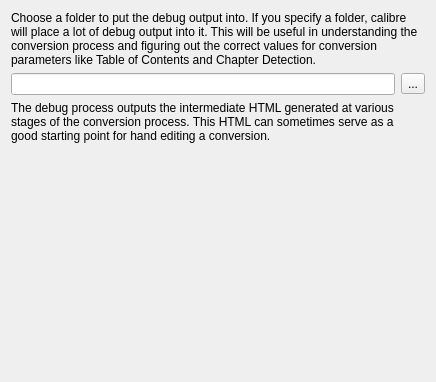
<?xml version="1.0" encoding="UTF-8"?>
<ui version="4.0">
 <class>Form</class>
 <widget class="QWidget" name="Form">
  <property name="geometry">
   <rect>
    <x>0</x>
    <y>0</y>
    <width>436</width>
    <height>382</height>
   </rect>
  </property>
  <property name="windowTitle">
   <string>Form</string>
  </property>
  <layout class="QGridLayout" name="gridLayout">
   <item row="1" column="1">
    <widget class="QToolButton" name="button_debug_dir">
     <property name="toolTip">
      <string>Choose debug folder</string>
     </property>
     <property name="text">
      <string>...</string>
     </property>
     <property name="icon">
      <iconset resource="../../../../resources/images.qrc">
       <normaloff>:/images/document_open.png</normaloff>:/images/document_open.png</iconset>
     </property>
    </widget>
   </item>
   <item row="3" column="0">
    <spacer name="verticalSpacer">
     <property name="orientation">
      <enum>Qt::Vertical</enum>
     </property>
     <property name="sizeHint" stdset="0">
      <size>
       <width>20</width>
       <height>40</height>
      </size>
     </property>
    </spacer>
   </item>
   <item row="0" column="0" colspan="2">
    <widget class="QLabel" name="label">
     <property name="text">
      <string>Choose a folder to put the debug output into. If you specify a folder, calibre will place a lot of debug output into it. This will be useful in understanding the conversion process and figuring out the correct values for conversion parameters like Table of Contents and Chapter Detection.</string>
     </property>
     <property name="wordWrap">
      <bool>true</bool>
     </property>
    </widget>
   </item>
   <item row="2" column="0">
    <widget class="QLabel" name="label_2">
     <property name="text">
      <string>The debug process outputs the intermediate HTML generated at various stages of the conversion process. This HTML can sometimes serve as a good starting point for hand editing a conversion.</string>
     </property>
     <property name="wordWrap">
      <bool>true</bool>
     </property>
    </widget>
   </item>
   <item row="1" column="0">
    <widget class="QLineEdit" name="opt_debug_pipeline">
     <property name="clearButtonEnabled">
      <bool>true</bool>
     </property>
    </widget>
   </item>
  </layout>
 </widget>
 <resources>
  <include location="../../../../resources/images.qrc"/>
 </resources>
 <connections/>
</ui>
